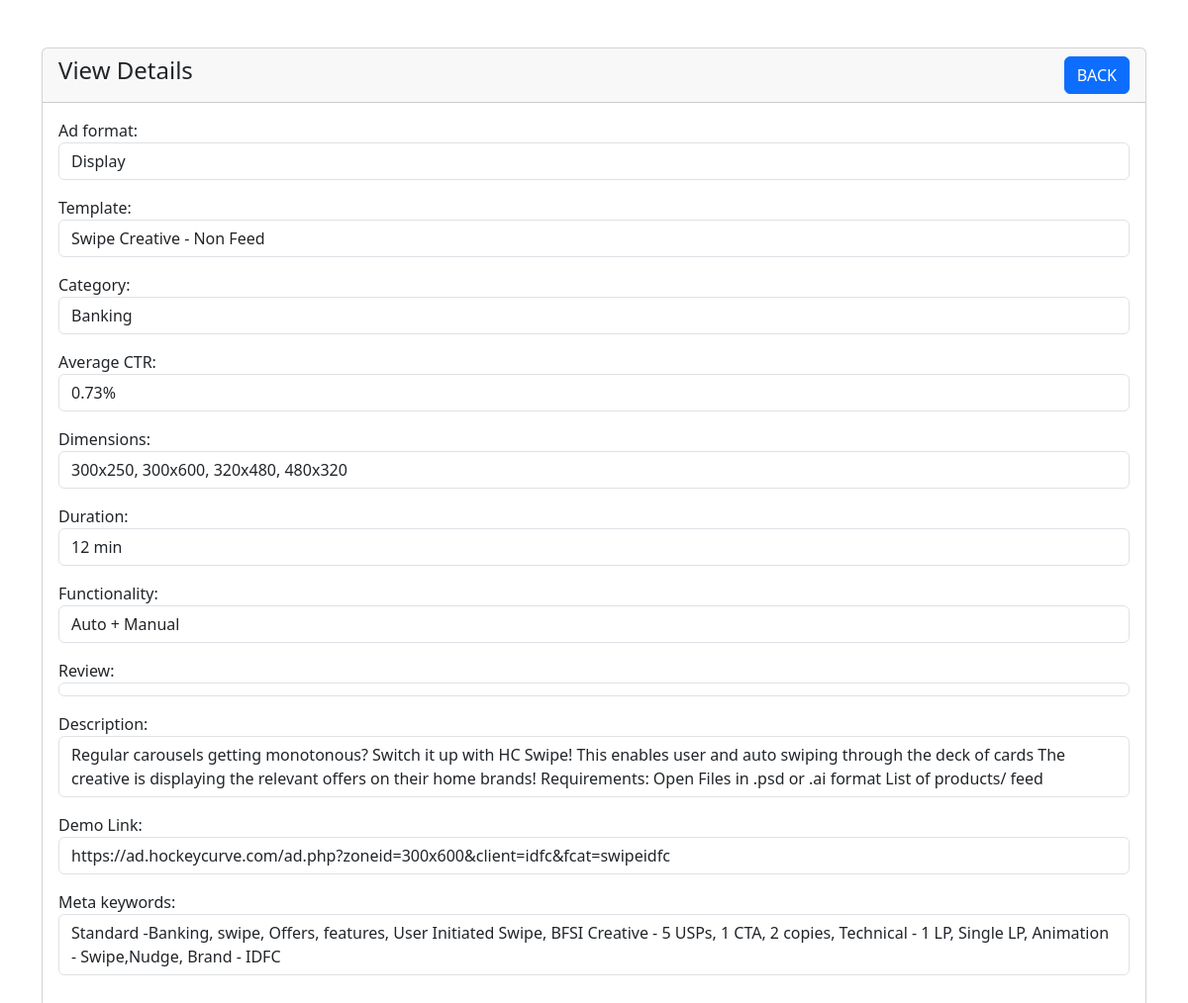
/data_view.php?id=3, run on the app's committed database.
### tables this page shows
CREATE TABLE `present` (
  `id` int(11) NOT NULL,
  `ad_format` varchar(255) NOT NULL,
  `template` varchar(255) NOT NULL,
  `category` varchar(255) NOT NULL,
  `average_ctr` varchar(255) NOT NULL,
  `dimensions` varchar(255) NOT NULL,
  `duration` varchar(255) NOT NULL,
  `functionality` varchar(255) NOT NULL,
  `reviews` longtext NOT NULL,
  `description` longtext NOT NULL,
  `demo_link` varchar(255) NOT NULL,
  `meta_keywords` longtext NOT NULL
);

### data_view.php (the view, shortened to what this page needs)
<?php
require 'dbcon.php';
?>
<?php require('header.php'); ?>
<div class="container mt-5">
    <div class="row">
        <div class="col-md-12">
            <div class="card">
                <div class="card-header">
                    <h4>View Details
                        <a href="index.php"" class=" btn btn-primary float-end">BACK</a>
                    </h4>
                </div>
                <div class="card-body">
                    <?php
                    if (isset($_GET['id'])) {
                        $presentation_id = mysqli_real_escape_string($con, $_GET['id']);
                        $query = "SELECT * FROM present WHERE id='$presentation_id' ";
                        $query_run = mysqli_query($con, $query);
                        if (mysqli_num_rows($query_run) > 0) {
                            $presentation = mysqli_fetch_array($query_run);
                            ?>
                            <div class="mb-3">
                                <label for="name">Ad format:</label>
                                <p class="form-control">
                                    <?= $presentation['ad_format']; ?>
                                </p>
                            </div>
                            <div class="mb-3">
                                <label for="email">Template:</label>
                                <p class="form-control">
                                    <?= $presentation['template']; ?>
                                </p>
                            </div>
                            <div class="mb-3">
                                <label for="phone">Category:</label>
                                <p class="form-control">
                                    <?= $presentation['category']; ?>
                                </p>
                            </div>
                            <div class="mb-3">
                                <label for="course">Average CTR:</label>
                                <p class="form-control">
                                    <?= $presentation['average_ctr']; ?>
                                </p>
                            </div>
                            <div class="mb-3">
                                <label for="course">Dimensions:</label>
                                <p class="form-control">
                                    <?= $presentation['dimensions']; ?>
                                </p>
                            </div>
                            <div class="mb-3">
                                <label for="course">Duration:</label>
                                <p class="form-control">
                                    <?= $presentation['duration']; ?>
                                </p>
                            </div>
                            <div class="mb-3">
                                <label for="course">Functionality:</label>
                                <p class="form-control">
                                    <?= $presentation['functionality']; ?>
                                </p>
                            </div>
                            <div class="mb-3">
                                <label for="course">Review:</label>
                                <p class="form-control">
                                </p>
                            </div>
                            <div class="mb-3">
                                <label for="course">Description:</label>
                                <p class="form-control">
                                    <?= $presentation['description']; ?>
                                </p>
                            </div>
                            <div class="mb-3">
                                <label for="course">Demo Link:</label>
                                <p class="form-control">
                                    <?= $presentation['demo_link']; ?>
                                </p>
                            </div>
                            <div class="mb-3">
                                <label for="course">Meta keywords:</label>
                                <p class="form-control">
                                    <?= $presentation['meta_keywords']; ?>
                                </p>
                            </div>
                            <?php
                        } else {
                            echo "<h4>No such Id Found</h4>";
                        }
                    }
                    ?>
                </div>
            </div>
        </div>
    </div>
</div>
<?php require('footer.php'); ?>

### data on the page
present: ad_format "Display", template "Swipe Creative - Non Feed", category "Banking", average_ctr "0.73%", dimensions "300x250, 300x600, 320x480, 480x320", duration "12 min", functionality "Auto + Manual", description "Regular carousels getting monotonous? Switch it up with HC Swipe! This enables user and auto swiping through the deck of cards The creative is displaying the relevant offers on their home brands! Requirements: Open Files in .psd or .ai format List of products/ feed", demo_link "https://ad.hockeycurve.com/ad.php?zoneid=300x600&client=idfc&fcat=swipeidfc", meta_keywords "Standard -Banking, swipe, Offers, features, User Initiated Swipe, BFSI Creative - 5 USPs, 1 CTA, 2 copies, Technical - 1 LP, Single LP, Animation - Swipe,Nudge, Brand - IDFC"
